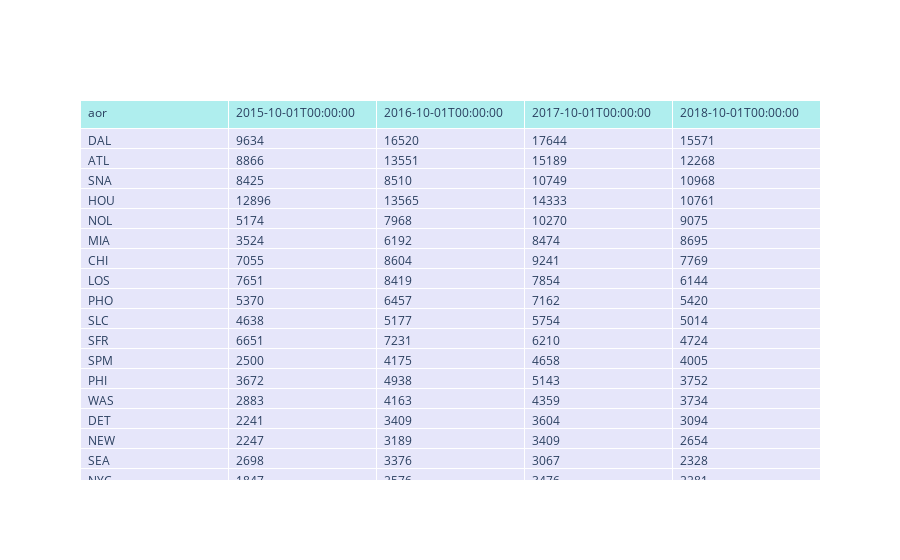

Notebook code cell kept with this figure:
### Code cell
df = arrests_by_fy.T.sort_values(
    by=["2018-10-01 00:00:00"], ascending=False)

cells=dict(values=df.transpose().values.tolist())
cells['values'].insert(0, temo.index.transpose().values.tolist())
cells['fill_color']='lavender'
cells['align']='left'

values = list(df.columns)
values.insert(0,'aor')
fig = go.Figure(data=[go.Table(
    header=dict(values=values,
                fill_color='paleturquoise',
                align='left'),
    cells= cells)
])

fig.show()

### Figure 1 — Plotly figure (JSON) as saved in the notebook; plotly's stock layout.template omitted (floating-point values rounded to 4 significant figures)
{"data": [{"cells": {"align": "left", "fill": {"color": "lavender"}, "values": [["DAL", "ATL", "SNA", "HOU", "NOL", "MIA", "CHI", "LOS", "PHO", "SLC", "SFR", "SPM", "PHI", "WAS", "DET", "NEW", "SEA", "NYC", "BOS", "DEN", "SND", "ELP", "BAL", "BUF", "HQ"], [9634, 8866, 8425, 12896, 5174, 3524, 7055, 7651, 5370, 4638, 6651, 2500, 3672, 2883, 2241, 2247, 2698, 1847, 1858, 2284, 3683, 1611, 1239, 1173, 12], [16520, 13551, 8510, 13565, 7968, 6192, 8604, 8419, 6457, 5177, 7231, 4175, 4938, 4163, 3409, 3189, 3376, 2576, 2834, 2746, 4551, 1892, 1666, 1494, 20], [17644, 15189, 10749, 14333, 10270, 8474, 9241, 7854, 7162, 5754, 6210, 4658, 5143, 4359, 3604, 3409, 3067, 3476, 2908, 2755, 6000, 2159, 1703, 1582, 5], [15571, 12268, 10968, 10761, 9075, 8695, 7769, 6144, 5420, 5014, 4724, 4005, 3752, 3734, 3094, 2654, 2328, 2281, 2266, 2215, 2107, 2103, 1330, 1206, 4]]}, "header": {"align": "left", "fill": {"color": "paleturquoise"}, "values": ["aor", "2015-10-01T00:00:00", "2016-10-01T00:00:00", "2017-10-01T00:00:00", "2018-10-01T00:00:00"]}, "type": "table"}], "layout": {}}
